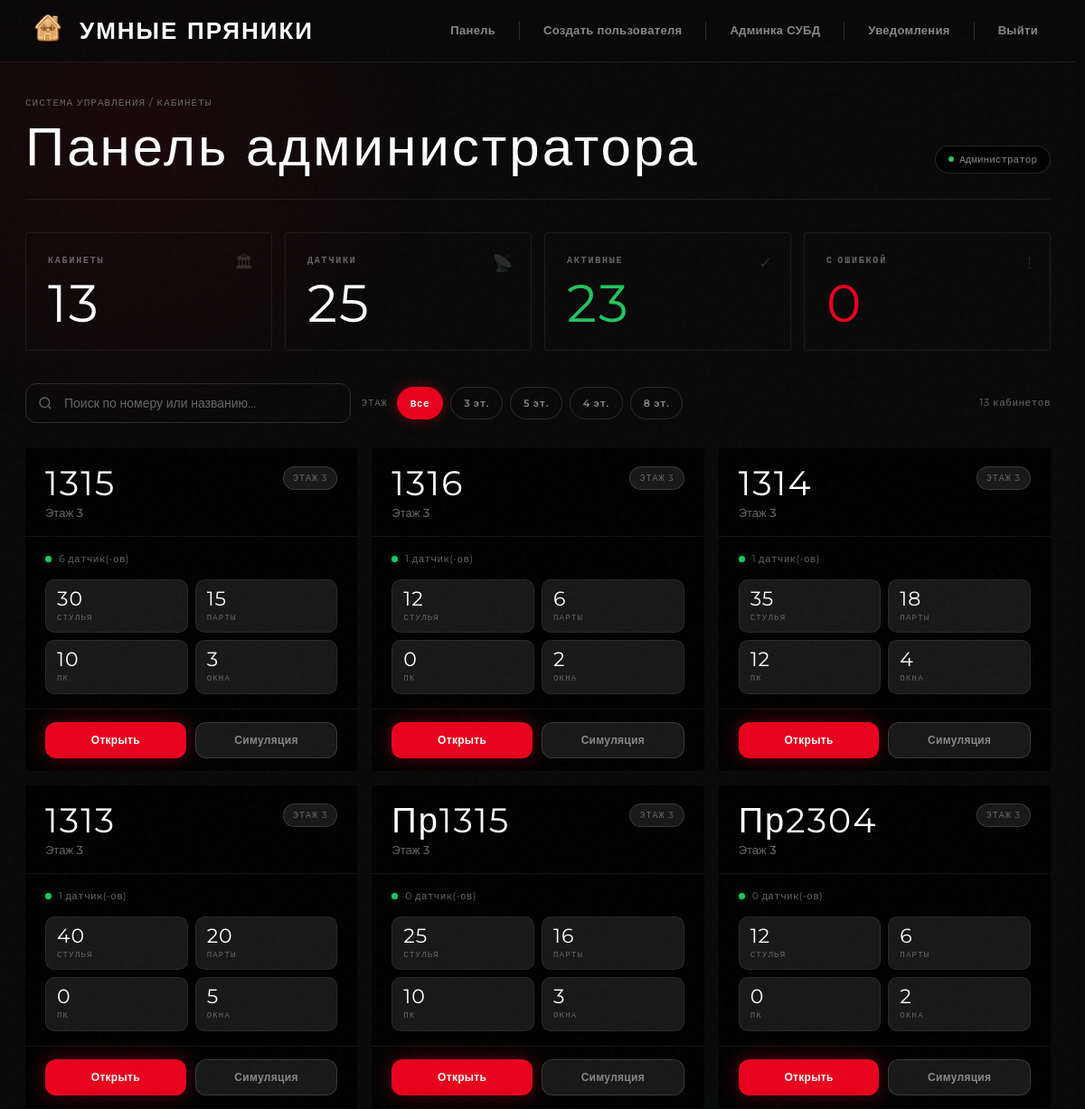
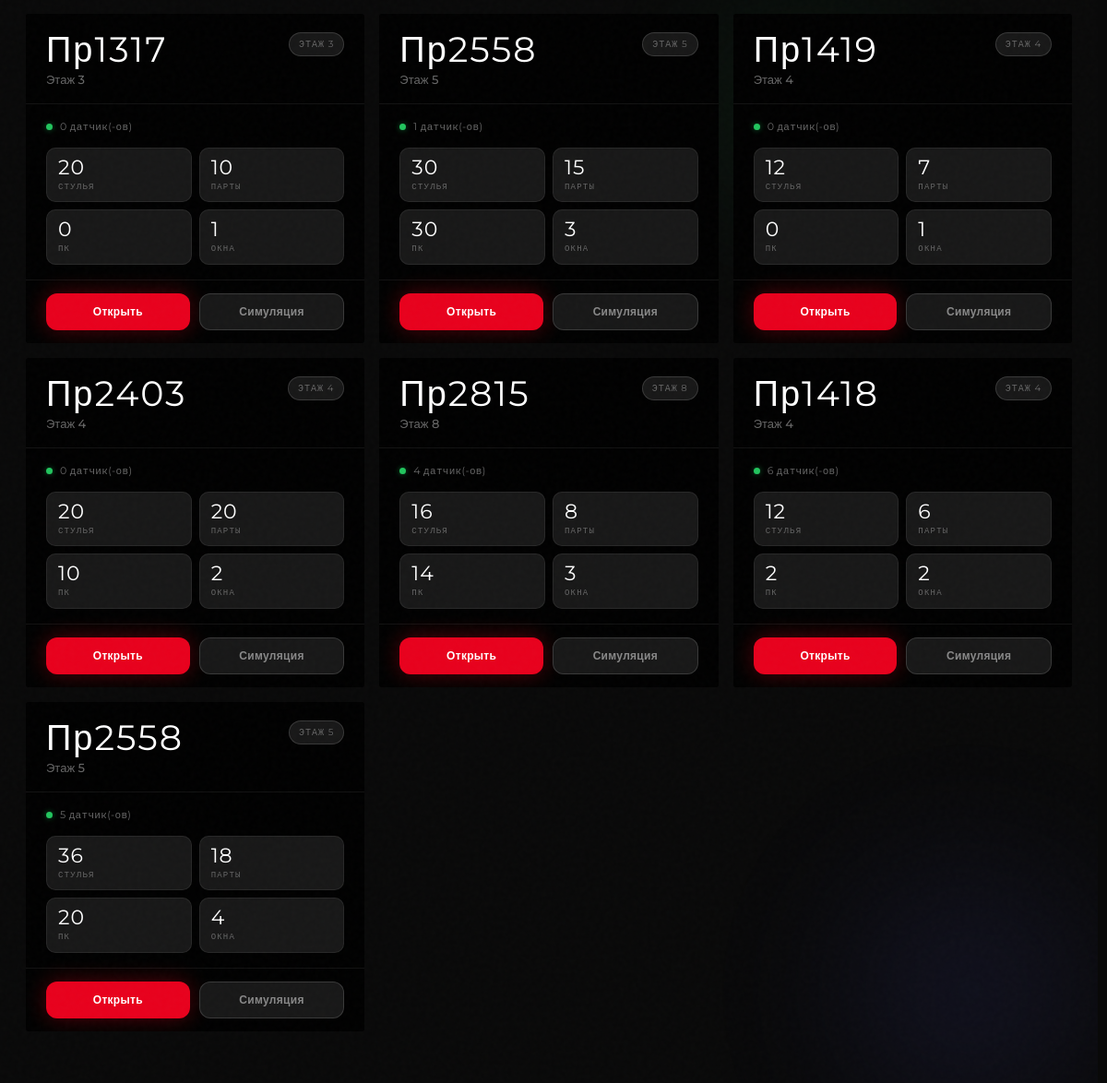
Page /dashboard/ (signed in) on the earlier database version (2 pictures, top to bottom).
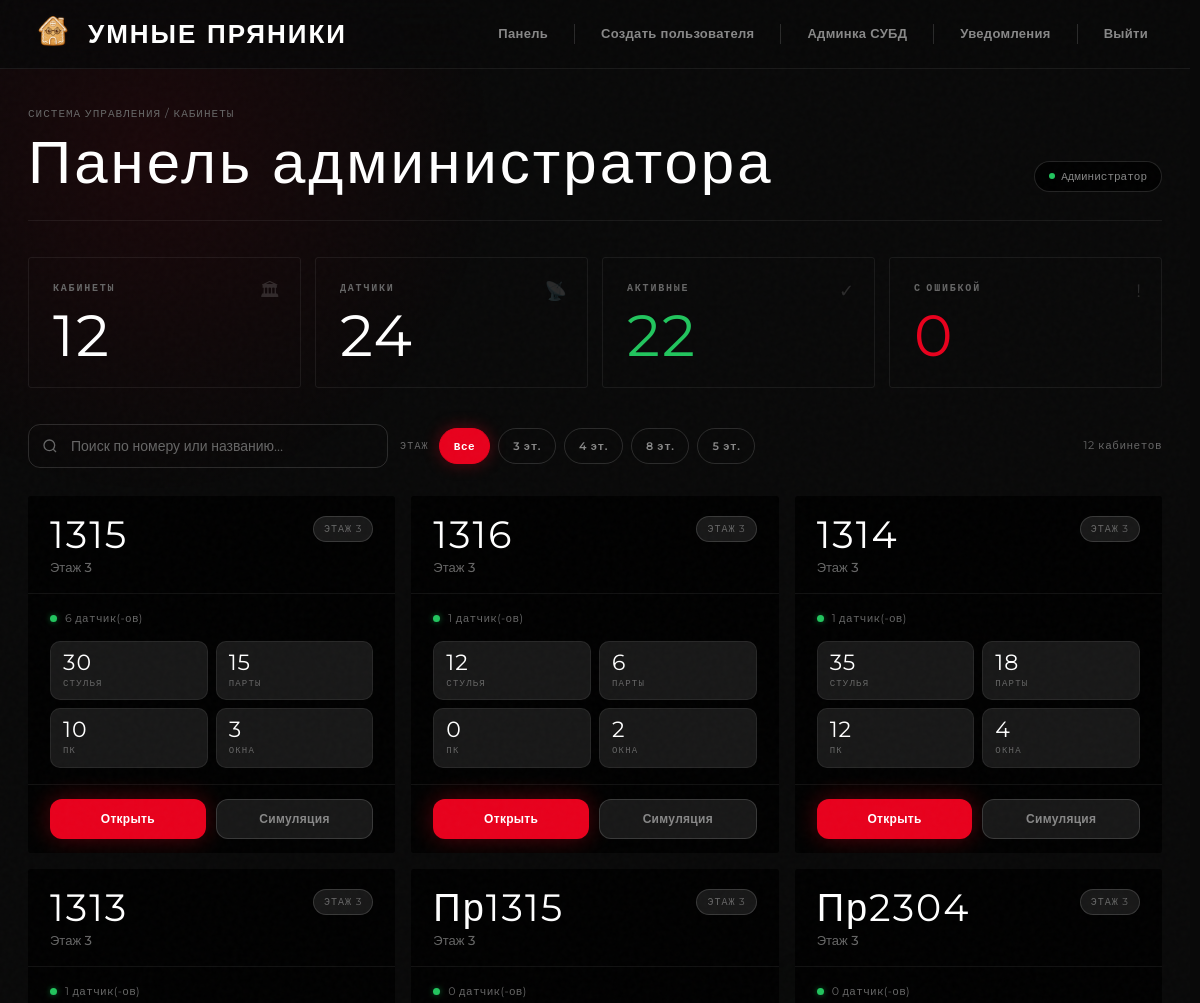
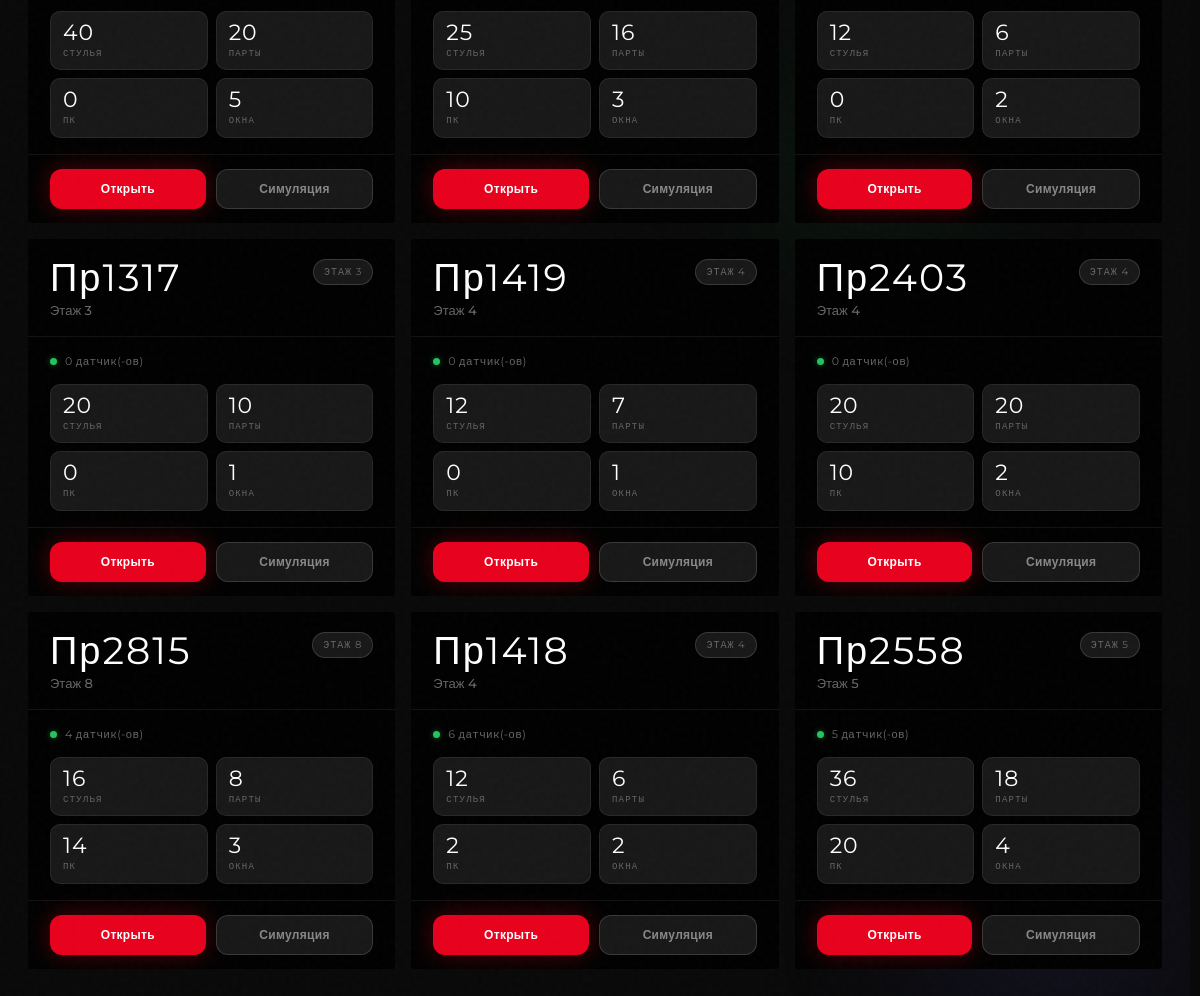
Same page on the later database version (2 pictures, top to bottom).
### university/models.py (models this page shows, shortened)
class Room(models.Model):
    BUILDING_CHOICES = [
        (1, "1 корпус"),
        (2, "2 корпус"),
    ]
    name = models.CharField("Название кабинета", max_length=50)
    building = models.PositiveSmallIntegerField("Корпус", choices=BUILDING_CHOICES, default=1)
    floor = models.IntegerField("Этаж")
    chairs = models.IntegerField("Количество стульев", default=0)
    desks = models.IntegerField("Количество парт", default=0)
    computers = models.IntegerField("Количество компьютеров", default=0)
    windows = models.IntegerField("Количество окон", default=0)
    description = models.TextField("Описание кабинета", blank=True)
    window_open = models.BooleanField("Окна открыты", default=False)
    conditioners = models.IntegerField("Количество кондиционеров", default=0)
    class Meta:
        verbose_name = "Кабинет"
        verbose_name_plural = "Кабинеты"

### university/views.py (the view)
# urls.py: path("dashboard/", views.dashboard_home, name="dashboard_home"),
@moderator_or_admin_required
def dashboard_home(request):
    rooms = Room.objects.prefetch_related("sensor_set__sensor_type", "conditioner_set").all()
    profile = getattr(request.user, "profile", None)
    if not request.user.is_superuser:
        rooms = rooms.filter(building=profile.building)
    total_rooms = rooms.count()
    total_sensors = sum(room.sensor_set.count() for room in rooms)
    active_sensors = sum(room.sensor_set.filter(status="active").count() for room in rooms)
    error_sensors = sum(room.sensor_set.filter(status="error").count() for room in rooms)
    context = {
        "rooms": rooms,
        "total_rooms": total_rooms,
        "total_sensors": total_sensors,
        "active_sensors": active_sensors,
        "error_sensors": error_sensors,
        "title": "Панель администратора",
    }
    return render(request, "dashboard/home.html", context)

### university/context_processors.py (called while the page is built, shortened)
def unread_notification_popup(request):
    if not request.user.is_authenticated:
        return {"popup_notifications": []}
    if request.session.get("notifications_popup_shown") is True:
        return {"popup_notifications": []}

### university/templates/dashboard/home.html (shortened to what this page needs)
{% extends "dashboard/base.html" %}
{% block content %}
<div class="stats-row">
    <div class="stat-card c-total">
        <div class="stat-icon">🏛</div>
        <div class="stat-label">Кабинеты</div>
        <div class="stat-val">{{ total_rooms }}</div>
    </div>
    <div class="stat-card c-sensors">
        <div class="stat-icon">📡</div>
        <div class="stat-label">Датчики</div>
        <div class="stat-val">{{ total_sensors }}</div>
    </div>
    <div class="stat-card c-ok">
        <div class="stat-icon">✓</div>
        <div class="stat-label">Активные</div>
        <div class="stat-val">{{ active_sensors }}</div>
    </div>
    <div class="stat-card c-bad">
        <div class="stat-icon">!</div>
        <div class="stat-label">С ошибкой</div>
        <div class="stat-val">{{ error_sensors }}</div>
    </div>
</div>
<div class="controls-bar">
    <div class="search-wrap">
        <svg width="16" height="16" fill="none" stroke="currentColor" stroke-width="2" viewBox="0 0 24 24">
            <circle cx="11" cy="11" r="8"/><path d="m21 21-4.35-4.35"/>
        </svg>
        <input type="text" id="officeSearch" placeholder="Поиск по номеру или названию…" autocomplete="off">
    </div>
    <div class="filter-group">
        <span class="filter-label">Этаж</span>
        <button class="filter-btn active" data-floor="all">Все</button>
        {% for room in rooms %}
            <button class="filter-btn floor-filter-btn" data-floor="{{ room.floor }}">{{ room.floor }} эт.</button>
        {% endfor %}
    </div>
    <span class="results-count" id="resultsCount">{{ rooms|length }} кабинетов</span>
</div>
<div class="office-grid" id="officeGrid">
    {% for room in rooms %}
    <div class="office-card"
         data-name="{{ room.name }}"
         data-floor="{{ room.floor }}">
        <div class="office-card-header">
            <div>
                <div class="office-number">{{ room.name }}</div>
                <div class="office-name">Этаж {{ room.floor }}</div>
            </div>
            <div class="office-floor-badge">ЭТАЖ {{ room.floor }}</div>
        </div>
        <div class="office-card-body">
            <div class="office-sensors-row">
                <div class="sensor-dot ok"></div>
                <span class="sensor-info">{{ room.sensor_set.count }} датчик(-ов)</span>
            </div>
            <div class="office-specs">
                <div class="spec-item">
                    <div class="spec-val">{{ room.chairs }}</div>
                    <div class="spec-label">Стулья</div>
                </div>
                <div class="spec-item">
                    <div class="spec-val">{{ room.desks }}</div>
                    <div class="spec-label">Парты</div>
                </div>
                <div class="spec-item">
                    <div class="spec-val">{{ room.computers }}</div>
                    <div class="spec-label">ПК</div>
                </div>
                <div class="spec-item">
                    <div class="spec-val">{{ room.windows }}</div>
                    <div class="spec-label">Окна</div>
                </div>
            </div>
        </div>
        <div class="office-card-footer">
            <a class="btn" href="{% url 'university:room_detail' room.id %}">Открыть</a>
            <a class="btn btn-secondary" href="{% url 'university:room_simulate' room.id %}">Симуляция</a>
        </div>
    </div>
    {% endfor %}
</div>
{% endblock %}

Differences in the rows shown:
removed Room: floor "5", name "Пр2558", sensor_set.count "1", chairs "30", desks "15", computers "30", windows "3"
now on one of the page's lists (row edited): Room: floor "5"
Other differences:
{{ total_rooms }}: "13" → "12"
{{ total_sensors }}: "25" → "24"
{{ active_sensors }}: "23" → "22"
{{ rooms|length }}: "13" → "12"
